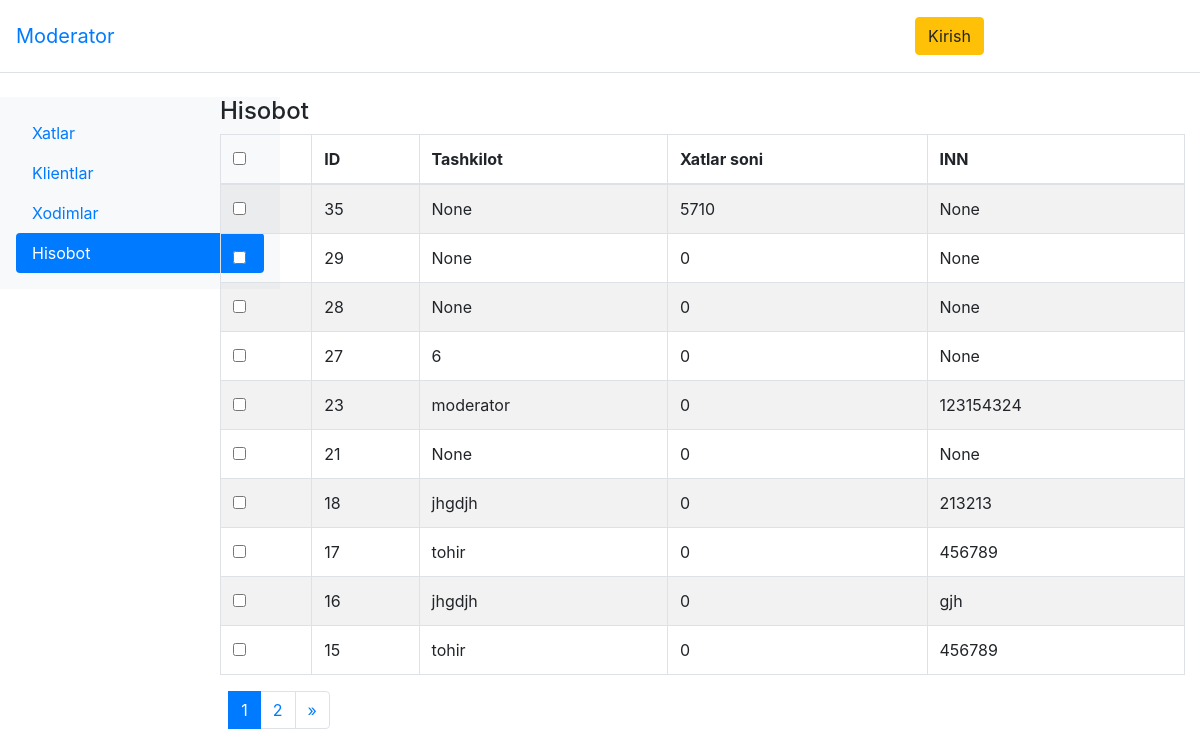
The app's page /mod/report with its own data.
### app/models.py (models this page shows, shortened)
class Staff(AbstractUser):
    STAFF = 'staff'
    CLIENT = 'client'
    ADMIN = 'admin'
    MODERATOR = 'moderator'
    ROLE = (
        (STAFF, 'Xodim'),  # kuryer
        (CLIENT, 'Klient'),  # xat yoza oladigan odam
        (ADMIN, 'Admin'),  # eng katta admin
        (MODERATOR, 'Moderator'),  # filialdagi admin
    )
    branch = ForeignKey("self", SET_NULL, blank=True, null=True, verbose_name='Filial')
    region = ForeignKey("app.Region", SET_NULL, null=True, blank=True, verbose_name='Viloyat')
    district = ForeignKey("app.District", SET_NULL, null=True, blank=True, verbose_name='Tuman')
    name = CharField(max_length=255, verbose_name='FIO')
    company = CharField(max_length=255, blank=True, null=True, verbose_name='Kompaniya')
    inn = CharField(max_length=100, blank=True, null=True, validators=[validate_integer], verbose_name='INN')
    phone = CharField(max_length=15, null=True, blank=True, verbose_name='Telefon')
    address = CharField(max_length=255, blank=True, null=True, verbose_name='Manzil')
    role = CharField(max_length=15, choices=ROLE, blank=True, null=True)
    passport_number = CharField(max_length=9, blank=True, null=True, verbose_name='Pasport seriyasi')
    passport_give_date = DateField(blank=True, null=True, verbose_name='Berilgan sana')
    given_by_whom = CharField(max_length=255, blank=True, null=True, verbose_name='Kim tomonidan berilgan')
    mfo = CharField(max_length=255, blank=True, null=True, verbose_name='MFO')
    r_s = CharField(max_length=255, blank=True, null=True, verbose_name='R/s')
    bank = CharField(max_length=255, blank=True, null=True)
    @property
    def get_letter_client_count(self):
        return self.letter_client.count()

### app/views/moderator.py (the view)
# urls.py: path('mod/report', mod.moderator_report, name='mod_report_page'),
@permission_classes((IsModeratorMixin,))
def moderator_report(request):
    reports = Staff.objects.order_by('-id')
    page = request.GET.get('page', 1)
    paginator = Paginator(reports, 10)
    try:
        reports = paginator.page(page)
    except PageNotAnInteger:
        reports = paginator.page(1)
    except EmptyPage:
        reports = paginator.page(paginator.num_pages)
    context = {
        'reports': reports,
    }
    return render(request, 'app/moderator/report.html', context)

### templates/app/moderator/report.html (shortened to what this page needs)
{% extends 'app/moderator/base.html' %}
{% load static %}
{% block content %}
    <div class="col-md-12">
        <h4>Hisobot</h4>
        <div class="table-responsive">
            <table id="bootstrapdatatable" class="table table-striped table-bordered" width="100%">
                <thead>
                <th><input type="checkbox" id="checkall"/></th>
                <th>ID</th>
                <th>Tashkilot</th>
                <th>Xatlar soni</th>
                <th>INN</th>
                </thead>
                <tbody>
                {% for report in reports %}
                    <tr>
                        <td>
                            <input type="checkbox" class="checkthis"/>
                        </td>
                        <td>{{ report.id }}</td>
                        <td>{{ report.company }}</td>
                        <td>{{ report.get_letter_client_count }}</td>
                        <td>{{ report.inn }}</td>
                    </tr>
                {% endfor %}
                </tbody>
            </table>
        </div>
        {% if reports.has_other_pages %}
            <ul class="pagination">
                {% if reports.has_previous %}
                    <li class="page-item"><a class="page-link"
                                             href="?page={{ reports.previous_page_number }}">&laquo;</a></li>
                {% else %}
                    <li class="page-item disabled" style="color: transparent !important;"><span>&laquo;</span></li>
                {% endif %}
                {% for i in reports.paginator.page_range %}
                    {% if reports.number == i %}
                        <li class="page-item active">
                            <span class="page-link">{{ i }}
                            </span>
                        </li>
                    {% else %}
                        <li class="page-item"><a class="page-link" href="?page={{ i }}">{{ i }}</a></li>
                    {% endif %}
                {% endfor %}
                {% if reports.has_next %}
                    <li class="page-item"><a class="page-link" href="?page={{ reports.next_page_number }}">&raquo;</a>
                    </li>
                {% else %}
                    <li class="page-item disabled" style="color: transparent !important;"><span>&raquo;</span></li>
                {% endif %}
            </ul>
        {% endif %}
    </div>
{% endblock %}

### records on screen
Staff: id "35", company "None", get_letter_client_count "5710", inn "None"
Staff: id "29", company "None", get_letter_client_count "0", inn "None"
Staff: id "28", company "None", get_letter_client_count "0", inn "None"
Staff: id "27", company "6", get_letter_client_count "0", inn "None"
Staff: id "23", company "moderator", get_letter_client_count "0", inn "123154324"
Staff: id "21", company "None", get_letter_client_count "0", inn "None"
Staff: id "18", company "jhgdjh", get_letter_client_count "0", inn "213213"
Staff: id "17", company "tohir", get_letter_client_count "0", inn "456789"
Staff: id "16", company "jhgdjh", get_letter_client_count "0", inn "gjh"
Staff: id "15", company "tohir", get_letter_client_count "0", inn "456789"

### other values on screen
{{ i }} "1"
{{ i }} "2"
